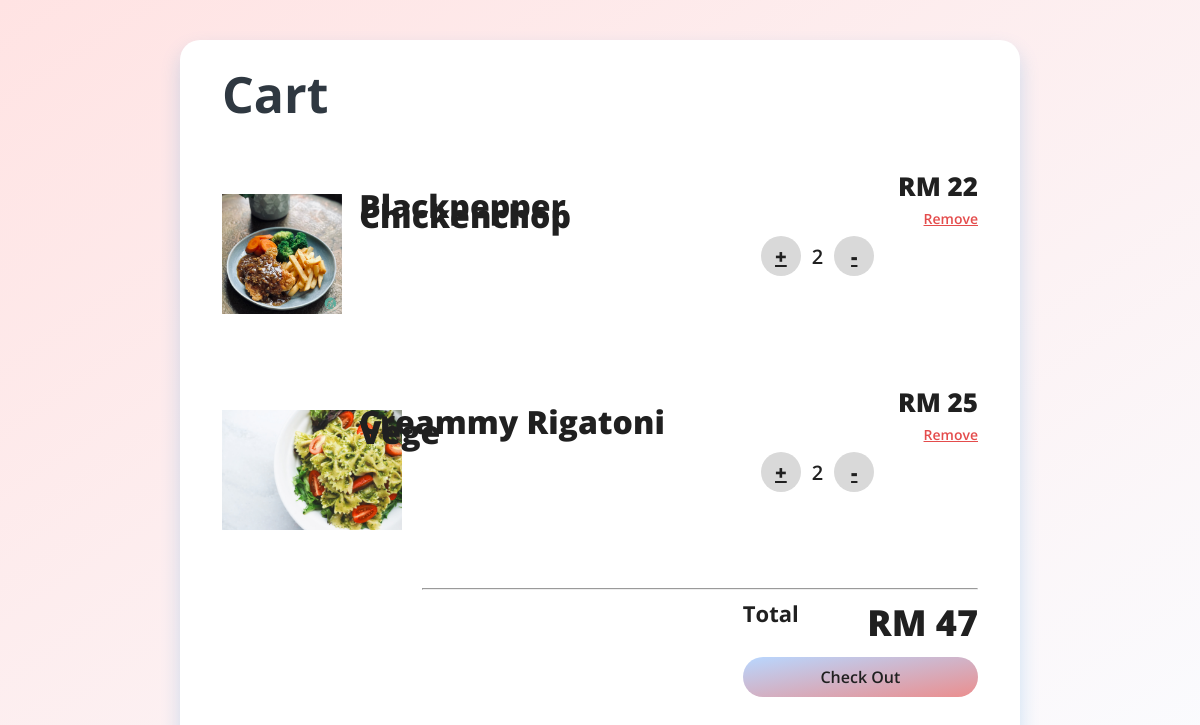
/cart.php (signed in), run on the app's committed database.
### tables this page shows
CREATE TABLE `cart` (
  `cart_id` int(4) NOT NULL,
  `cart_qty` int(4) NOT NULL,
  `food_id` int(4) NOT NULL,
  `userid` int(5) UNSIGNED NOT NULL
);

CREATE TABLE `food` (
  `food_id` int(4) UNSIGNED NOT NULL,
  `food_code` varchar(100) NOT NULL,
  `food_name` varchar(100) NOT NULL,
  `food_price` float NOT NULL,
  `food_description` text NOT NULL,
  `food_image` varchar(255) NOT NULL,
  `food_stock` int(4) NOT NULL,
  `food_status` varchar(100) NOT NULL,
  `admin_id` int(4) UNSIGNED NOT NULL,
  `cate_id` int(4) UNSIGNED NOT NULL,
  `active` varchar(10) NOT NULL
);

### cart.php (the view, shortened to what this page needs)
<?php
	require_once('./php/dbconnect.php');
?>
<!DOCTYPE html>
<html>
<head>
	<link rel="stylesheet" type="text/css" href="">
</head>
<body>
   <div class="CartContainer">
   	   <div class="Header">
   	   	<h3 class="Heading">Cart</h3>
   	   </div>
	<?php
		if (isset($_SESSION['logged']) && $_SESSION['logged'] == 1) {
            $userid = $_SESSION['id'];
        }
		$sql = "SELECT * FROM `cart` , food WHERE cart.food_id = food.food_id AND userid = $userid";
		$result = mysqli_query($con, $sql);
		$total = 0;
		while ($row = mysqli_fetch_assoc($result)) {
			$subtotal = $row['food_price'] * $row['cart_qty'];
			$total += $subtotal;
			echo '<div class="Cart-Items">
			<div class="image-box">
				<img src="Food/'.$row["food_image"].'" style={{ height="120px" }} />
			</div>
			<div class="about">
				<h4 class="title">'.$row["food_name"].'</h4>
			</div>
			<div class="counter">
				<div class="btn"><span onclick="increment_quantity('.$row["cart_id"].')"><u>+</u></span></div>
				<div class="count">'.$row["cart_qty"].'</div>
				<div class="btn"><span onclick="decrement_quantity('.$row["cart_id"].')"><u>-</u></span></div>
			</div>
			<div class="prices">
				<div class="amount">RM '.$subtotal.'</div>
				<div class="remove"><span onclick="remove('.$row["cart_id"].')"><u>Remove</u></span></div>
			</div>
	  		</div>';
		}
		echo '<hr>
			  <div class="checkout">
			  <div class="total">
				  <div>
					  <div class="Subtotal">Total</div>
				  </div>
				  <form method="POST">
				  <div class="total-amount" name="total">RM '.$total.'</div>
				  </form>
			  </div>';
	?>
		<button class="button" name="btn-submit" onclick="btn()">Check Out</button>
   </div>
</body>
</html>

### cart.php (style rules this page uses)
body { margin: 0; padding: 0; background: linear-gradient(to bottom right, #ffe3e3, #FAFCFF); height: 100vh; display: flex; justify-content: center; align-items: center; }
.CartContainer { width: 70%; height: 90%; background-color: #ffffff; border-radius: 20px; box-shadow: 0px 10px 20px #1687d933; }
.Header { margin: auto; width: 90%; height: 15%; display: flex; justify-content: space-between; align-items: center; }
.Heading { font-size: 50px; font-family: 'Open Sans'; font-weight: 700; color: #2F3841; }
.Cart-Items { margin: auto; width: 90%; height: 30%; display: flex; justify-content: space-between; align-items: center; }
.image-box { width: 15%; text-align: center; }
.about { height: 100%; width: 50%; }
.title { padding-top: 10px; line-height: 10px; font-size: 32px; font-family: 'Open Sans'; font-weight: 800; color: #202020; }
.counter { width: 15%; display: flex; justify-content: space-between; align-items: center; }
.btn { width: 40px; height: 40px; border-radius: 50%; background-color: #d9d9d9; display: flex; justify-content: center; align-items: center; font-size: 20px; font-family: 'Open Sans'; font-weight: 900; color: #202020; cursor: pointer; }
.count { font-size: 20px; font-family: 'Open Sans'; font-weight: 600; color: #202020; }
.prices { height: 100%; text-align: right; }
.amount { padding-top: 20px; font-size: 26px; font-family: 'Open Sans'; font-weight: 800; color: #202020; }
.remove { padding-top: 5px; font-size: 14px; font-family: 'Open Sans'; font-weight: 600; color: #E44C4C; cursor: pointer; }
hr { width: 66%; float: right; margin-right: 5%; }
.checkout { float: right; margin-right: 5%; width: 28%; }
.total { width: 100%; display: flex; justify-content: space-between; }
.Subtotal { font-size: 22px; font-family: 'Open Sans'; font-weight: 700; color: #202020; }
.total-amount { font-size: 36px; font-family: 'Open Sans'; font-weight: 900; color: #202020; }
.button { margin-top: 10px; width: 100%; height: 40px; border: none; background: linear-gradient(to bottom right, #B8D7FF, #eb8e8e); border-radius: 20px; cursor: pointer; font-size: 16px; font-family: 'Open Sans'; font-weight: 600; color: #202020; }

### data on the page
cart: food.food_image (picture), food.food_name "Blackpepper Chickenchop", cart_qty "2", subtotal "22"
cart: food.food_image (picture), food.food_name "Creammy Rigatoni Vege", cart_qty "2", subtotal "25"

### other printed values
$total "47"
